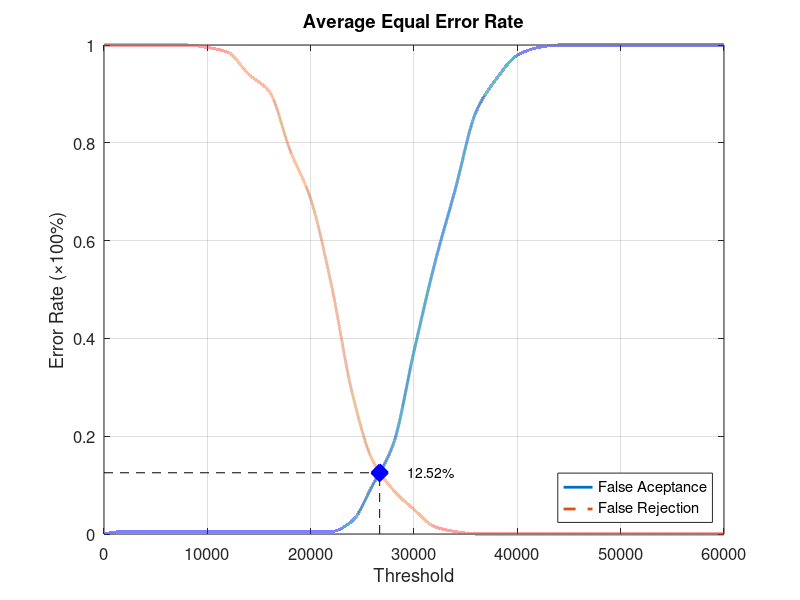
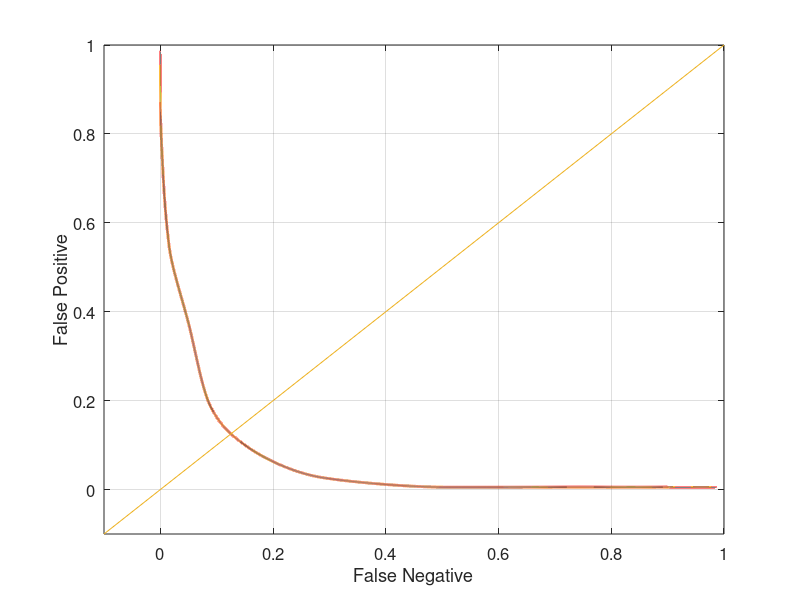

Here is the MATLAB script that generated these plots, in order:
function yEER = Database2_2
close all;
clear;
clc;
x = 0:2000:60000;
xq = 0:0.5:60000;

y0 = [0 0.00526316 0.00526316 0.00526316 0.00526316 0.00526316 0.00526316 0.00526316 0.00526316 0.00526316 0.00526316 0.00526316 0.0263158 0.1 0.184211 0.373684 0.552632 0.705263 0.863158 0.931579 0.978947 0.994737 1 1 1 1 1 1 1 1 1];
yy0 = interp1(x, y0, xq, 'pchip');
y1 = [1 1 1 1 1 0.995 0.985 0.94 0.905 0.785 0.685 0.51 0.29 0.15 0.09 0.05 0.015 0.005 0 0 0 0 0 0 0 0 0 0 0 0 0];
yy1 = interp1(x, y1, xq, 'pchip');

% Calculating EER: 
y2 = abs(y0 - y1);
find(y2 == min(y2))
yy2 = abs(yy0 - yy1);
xEER = find(yy2 == min(yy2));
xEERIndex = xq(xEER) % X-axis EER
yEER = yy0(xEER) % Y-axis EER

main = figure
plot(xq, yy0,'-','LineWidth', 2);	hold on
plot(xq, yy1,'--','LineWidth', 2);	hold on
plot([xEERIndex xEERIndex], [0 yEER], 'k--');	hold on
plot([0 xEERIndex], [yEER yEER], 'k--');	hold on
plot(xEERIndex, yEER, 'bx', 'LineWidth', 10);	hold on
text(xEERIndex + 10 * xEERIndex / 100, yEER, [num2str(round((10000 * yEER)) / 100) '%'])
legend('False Aceptance', 'False Rejection', 'Location', 'SouthEast')
xlabel('Threshold')
ylabel('Error Rate (\times100%)')
title('Average Equal Error Rate')
set(gca, 'FontSize', 12)
axis([0 60000 0 1])
grid on

print(main, 'Database2_2Main', '-dpng');
FNRxFPR = figure('Color', [1 1 1]);
plot(yy1, yy0, '-', yy1, yy0, 'LineWidth', 2);
hold on
y = -0.1:0.1:1
plot(y, y); 
set(gca, 'FontSize', 12)
xlabel('False Negative')
ylabel('False Positive')
axis([-0.1 1 -0.1 1])
set(gca, 'FontSize', 12)
grid on

print(FNRxFPR, 'Database2_2FNRxFPR','-dpng');
end
